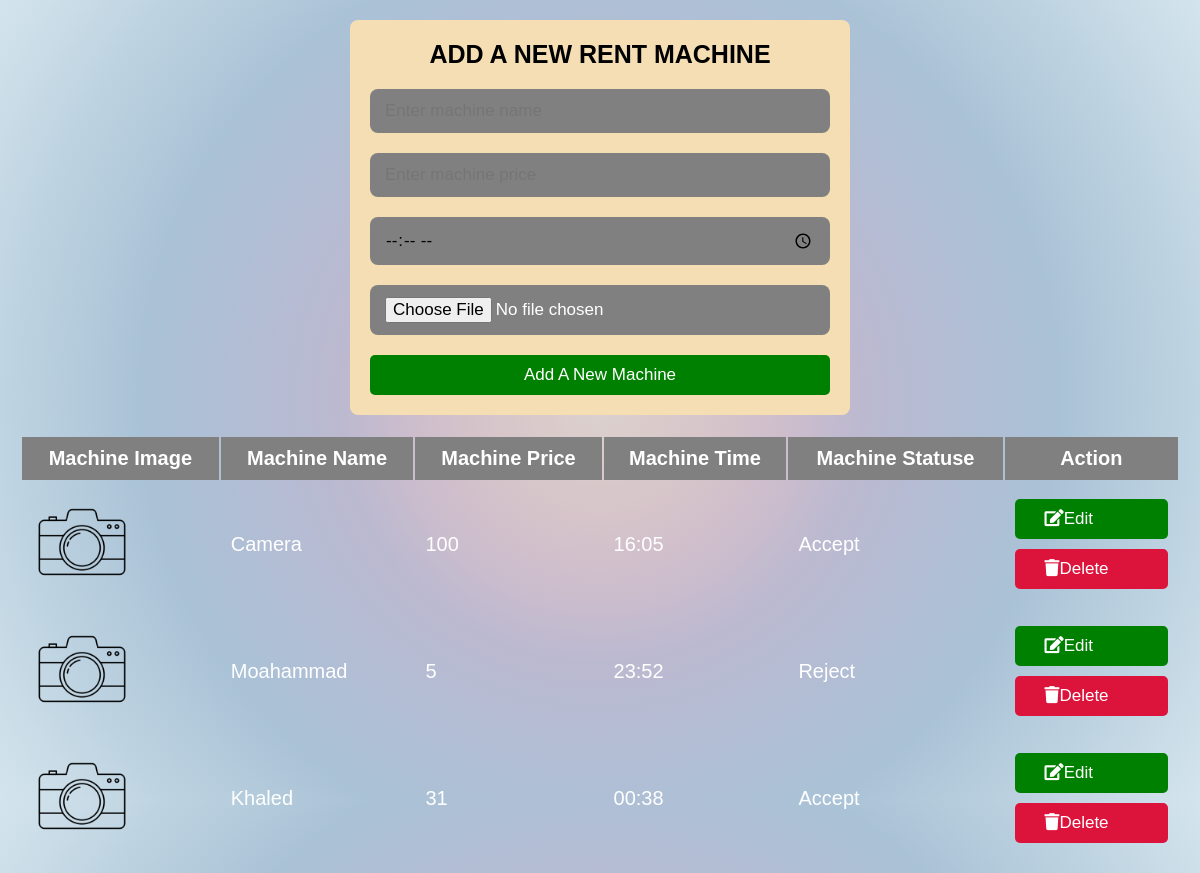
/addrentmachine.php, run on an earlier commit of the app's database.
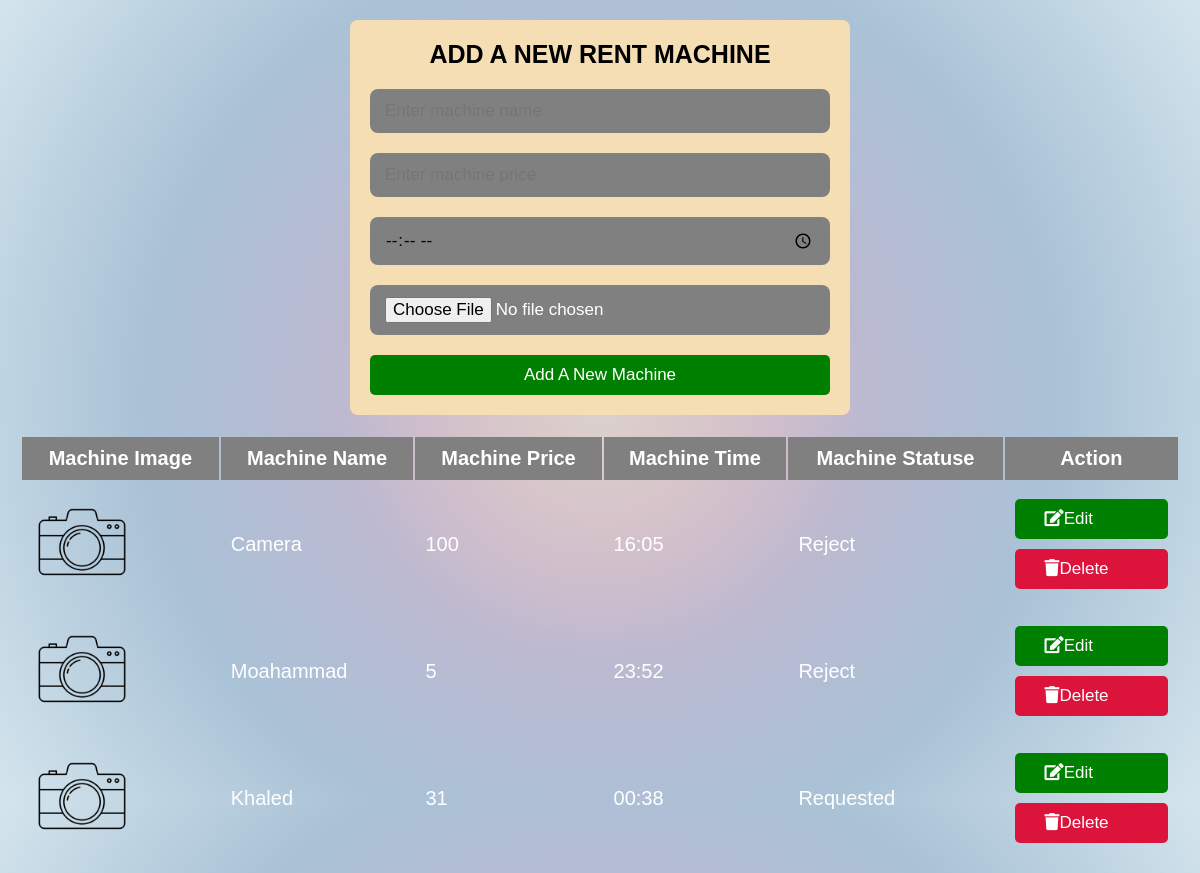
And on a later commit of the database.
### tables this page shows
CREATE TABLE IF NOT EXISTS `rent` (
  `id` int NOT NULL AUTO_INCREMENT,
  `id_p` int DEFAULT NULL,
  `name` varchar(255) NOT NULL,
  `price` varchar(255) NOT NULL,
  `time` varchar(255) NOT NULL,
  `image` varchar(255) NOT NULL,
  `statuse` varchar(255) NOT NULL,
  PRIMARY KEY (`id`)
);

### addrentmachine.php (the view, shortened to what this page needs)
<?php
@include 'connect.php';
?>
<!DOCTYPE html>
<html lang="en">
<head>
  <link rel="stylesheet" href="css/addrentmachine.css">
  <link rel="stylesheet" href="css/style2.css">
  <link rel="stylesheet" href="https://cdnjs.cloudflare.com/ajax/libs/font-awesome/5.15.4/css/all.min.css">
</head>
<body>
<div class="container">
    <div class="admin-machine-form-container">
        <form action="<?php $_SERVER['PHP_SELF'] ?>" method="post" enctype="multipart/form-data">
           <h3> Add a new rent machine </h3>
           <input type="text" placeholder="Enter machine name" name="machine_name" class="box" required>
           <input type="number" placeholder="Enter machine price" name="machine_price" class="box" required>
           <input type="time" placeholder="Enter avaible time to rent" name="machine_time" class="box" required>
           <input type="file" accept="image/png, image/jpeg, image/jpg" name="machine_image" class="box" required>
           <input type="submit" class="btn" name="add_machine" value="add a new machine">
         </form>
    </div>
    <?php
      $select = mysqli_query($conn, "SELECT * FROM rent");
    ?>
    <div class="machine-display">
      <table class="machine-display-table">
        <thead>
            <tr>
                <th>Machine image</th>
                <th>Machine name</th>
                <th>Machine price</th>
                <th>Machine time</th>
                <th>Machine statuse</th>
                <th colspan="2">action</th>
            </tr>
        </thead>
        <?php
          while($row = mysqli_fetch_assoc($select)){
        ?>
            <tr>
                <td><img src="img/<?php echo $row['image']; ?>" height="100" alt=""></td>
                <td><?php echo $row['name']; ?></td>
                <td><?php echo $row['price']; ?></td>
                <td><?php echo $row['time']; ?></td>
                <td><?php echo $row['statuse']; ?></td>
                <td>
                    <a href="rent_update.php?edit=<?php echo $row['id']; ?>" class="btn"> <i class="fas fa-edit"></i>Edit</a>
                    <a href="addrentmachine.php?delete=<?php echo $row['id']; ?>" class="btn"> <i class="fas fa-trash"></i>Delete</a>
            </tr>
        <?php   };  ?>
</div>
</body>
</html>

What changed in the data, as far as the page shows it:
changed rent "Camera": statuse "Accept" → "Reject"
changed rent "Khaled": statuse "Accept" → "Requested"
